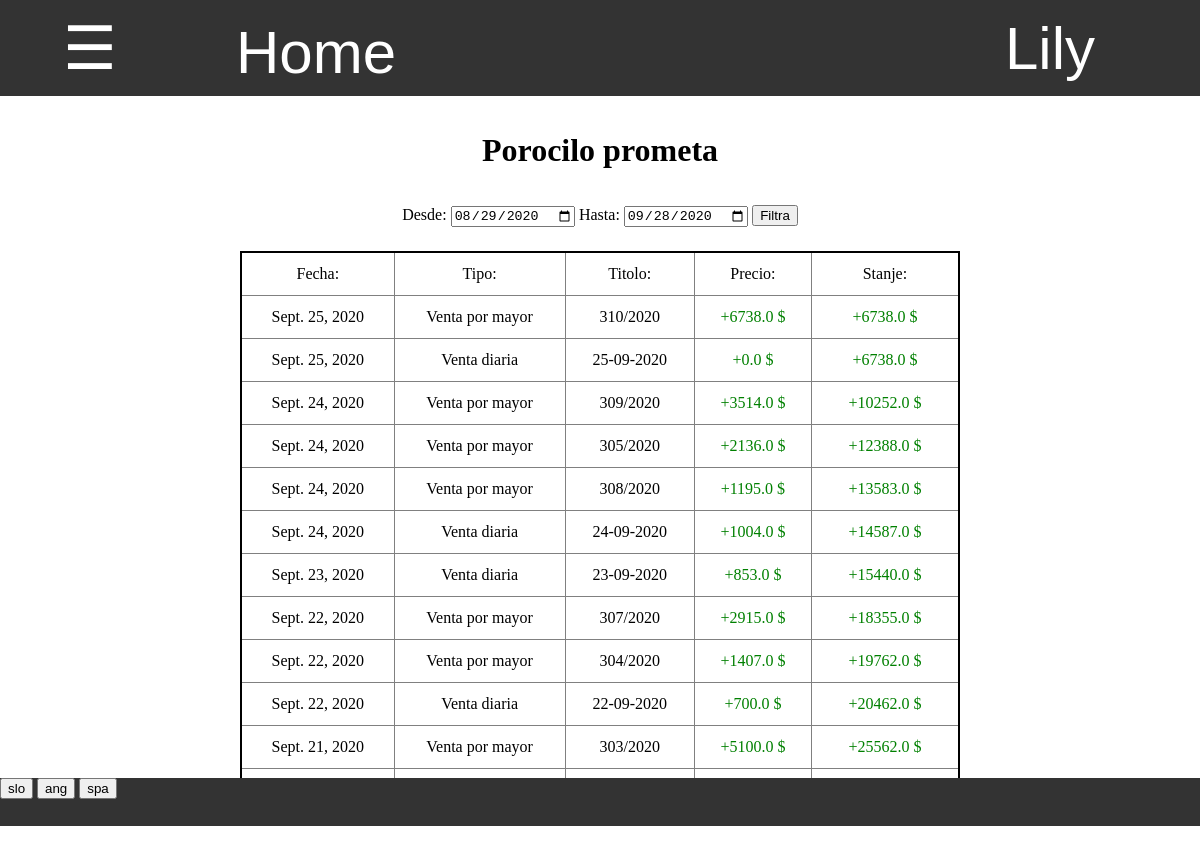
The app's page /zaloga/porocilo/porocilo_prometa (signed in) with its own data.
### program/models.py (models this page shows, shortened)
class Profil(models.Model):
    user = models.OneToOneField(User,on_delete=models.CASCADE)
    jezik =  models.CharField(default="spa",max_length=3, choices=JEZIKI)
    aktivna_zaloga = models.ForeignKey(Zaloga, default=1, on_delete=models.CASCADE)
    dovoljene_zaloge = models.ManyToManyField(Zaloga, related_name = "dovoljene")
    stranka = models.OneToOneField(Stranka, on_delete=models.CASCADE, default=None, null=True, blank=True)
    celo_ime = models.CharField(default="",max_length=40)
    tip_banke = models.CharField(default="",max_length=40)
    stevilka_racuna = models.CharField(default="",max_length=40)
    telefon = models.CharField(default="",max_length=40)

### zaloga/models.py (models this page shows, shortened)
class Baza(models.Model):
    author = models.ForeignKey(User,default=1, on_delete=models.CASCADE)
    title = models.CharField(default="",max_length=15)
    datum = models.DateField(default=timezone.now)
    zaloga = models.ForeignKey(Zaloga, default=1 ,on_delete=models.CASCADE)
    status = models.CharField(default="aktivno",max_length=10)
    sprememba_zaloge = models.IntegerField(default = -1)
    tip = models.CharField(default="prevzem",max_length=20, choices=TIPI_BAZE)
    kontejner = models.OneToOneField(Kontejner,null=True,default=None,blank=True, on_delete=models.CASCADE)
    popust = models.IntegerField(default = None, null=True, blank=True)
    stranka = models.ForeignKey(Stranka, on_delete=models.CASCADE, default=None, null=True, blank=True)
    cas = models.TimeField(default=None,null=True,blank=True)
    dnevna_prodaja = models.ForeignKey(Dnevna_prodaja, on_delete=models.CASCADE, default=None, null=True, blank=True)
    prevoz = models.DecimalField(default=None,null=True,blank=True,max_digits=5, decimal_places=2)
    @property
    def skupno_stevilo(self):
        stevilo = 0
        for vnos in self.vnos_set.all():
            stevilo += vnos.stevilo
        return stevilo
    @property
    def skupna_cena(self):
        try:
            cena = 0
            for vnos in self.vnos_set.all():
                cena += vnos.skupna_cena
            return cena
        except:
            return None
    @property
    def cena_popusta(self):
        try:
            return round(float(self.skupna_cena) * (self.popust / 100))
        except:
            return None
    @property
    def cena_prevoza(self):
        if self.prevoz != None:
            return round(float(self.skupno_stevilo * self.prevoz))
    @property
    def koncna_cena(self):
        try:
            if self.prevoz != None:
                return self.skupna_cena - self.cena_popusta + self.cena_prevoza
            else:
                return self.skupna_cena - self.cena_popusta
        except:
            return None

class Dnevna_prodaja(models.Model):
    zaloga = models.ForeignKey(Zaloga, default=1, on_delete=models.CASCADE)
    prodaja = models.ForeignKey(Prodaja, default=1, on_delete=models.CASCADE)
    datum = models.DateField(default=timezone.now)
    title = models.CharField(default="", max_length=20)
    tip = 'dnevna_prodaja'
    @property
    def skupna_cena(self):
        cena = 0
        for vnos in Vnos.objects.filter(baza__dnevna_prodaja=self,baza__status="veljavno"):
            cena += vnos.cena * vnos.stevilo
        return cena

### zaloga/my_views/stroski_views.py (the view, shortened to what this page needs)
# urls.py: path('porocilo_prometa',stroski_views.porocilo_prometa, name='porocilo_prometa'),
def porocilo_prometa(request):
    danes = datetime.date.today().strftime('%Y-%m-%d')
    pred_mescem =  (datetime.date.today() - datetime.timedelta(days=30)).strftime('%Y-%m-%d')
    od = request.GET.get('od',pred_mescem)
    do = request.GET.get('do', danes)
    stroski = Stroski_Group.objects.all().filter(datum__gte = od, datum__lte = do).order_by('-datum','-pk').prefetch_related('strosek_set')
    vele_prodaje = Baza.objects.all().filter(tip="vele_prodaja",datum__gte=od,datum__lte=do,status="veljavno").order_by('-datum','-pk').prefetch_related('vnos_set')
    dnevne_prodaje = Dnevna_prodaja.objects.all().filter(datum__gte=od,datum__lte=do).order_by('-datum','-pk')
    promet = []
    for vele_prodaja in vele_prodaje.iterator():
        slovar = {
            'tip':'Vele prodaja',
            'znesek':float(vele_prodaja.koncna_cena),
            'title':vele_prodaja.title,
            'datum':vele_prodaja.datum,
        }
        promet.append(slovar)
    for dnevna_prodaja in dnevne_prodaje.iterator():
        slovar = {
            'tip':'Dnevna prodaja',
            'znesek':float(dnevna_prodaja.skupna_cena),
            'title':dnevna_prodaja.title,
            'datum':dnevna_prodaja.datum,
        }
        promet.append(slovar)
    promet = sorted(promet,key = lambda i: (i['datum'],i['tip'],i['znesek']), reverse=True)
    pretok, skupno = pregled_prometa(promet)
    slovar = {
        'pretok':pretok,
        'skupno':skupno,
        'promet':promet,
        'od':od,
        'do':do,
    }
    return pokazi_stran(request,'porocilo/porocilo.html',slovar)

### program/models.py (called while the page is built)
    @property
    def vrni_jezike(self):
        return JEZIKI

### request_funkcije.py (called while the page is built)
def vrni_slovar(request):
    with open('slovar.json') as dat:
        slovar = json.load(dat)
    return slovar

def pokazi_stran(request, html, baze={}):
    je_stranka = False
    program = Program.objects.first()
    zaloga = request.user.profil.aktivna_zaloga
    if request.user.profil.stranka != None:
        je_stranka = True
    slovar = {'je_stranka':je_stranka,'program':program,'slovar':vrni_slovar(request),'jezik':request.user.profil.jezik}
    slovar.update(baze)
    if not 'zaloga' in baze:
        slovar.update({'zaloga':zaloga})
    slovar.update({'zaloga_pk':slovar['zaloga'].pk})
    return render(request, html, slovar)

### zaloga/models.py (called while the page is built)
    @property
    def tipi_prodaj(self):
        return json.loads(self.tipi_prodaje)

    @property
    def skupna_cena(self):
        try:
            return self.stevilo * self.cena
        except:
            return None

### zaloga/my_views/stroski_views.py (called while the page is built)
def pregled_prometa(promet):
    cene, skupno = [], 0
    for sprememba in promet:
        skupno += sprememba['znesek']
        cene.append(skupno)
    return cene, skupno

### zaloga/templatetags/zaloga_exstras.py (called while the page is built)
@register.filter(name="ima_prodajo")
def ima_prodajo(zaloga,prodaja):
    return prodaja in zaloga.tipi_prodaj

@register.filter
def keyvalue(dict, key):
    return dict[key]

### zaloga/templates/porocilo/porocilo.html (shortened to what this page needs)
{% extends 'program/base.html' %}
{% load zaloga_exstras %}
{% block content %}
<h1 style="margin-top:3%"> Porocilo prometa </h1>
<div class="filter" style="margin-top:3%">
    <form action="{% url 'porocilo_prometa' %}" method="GET">
        {{slovar|keyvalue:'Od'|keyvalue:jezik}}: <input type="date" value="{{od}}" name="od">
        {{slovar|keyvalue:'Do'|keyvalue:jezik}}: <input type="date" value="{{do}}" name="do">
        <input type="submit" value="{{slovar|keyvalue:'Filtriraj'|keyvalue:jezik}}">
    </form>
</div>
<div style="margin-top:2%;display:inline-block;width:60%">
    <table class="tabela_vnosov">
        <tr>
            <td> {{slovar|keyvalue:'Datum'|keyvalue:jezik}}: </td>
            <td> {{slovar|keyvalue:'Tip'|keyvalue:jezik}}: </td>
            <td> {{slovar|keyvalue:'Title'|keyvalue:jezik}}: </td>
            <td> {{slovar|keyvalue:'Znesek'|keyvalue:jezik}}: </td>
            <td> {{slovar|keyvalue:'Stanje'|keyvalue:jezik}}: </td>
        </tr>
        {% for sprememba in promet %}
            <tr>
                <td> {{sprememba.datum}} </td>
                <td> {{slovar|keyvalue:sprememba.tip|keyvalue:jezik}} </td>
                <td> {{sprememba.title}} </td>
                {% if sprememba.znesek < 0 %}
                    <td> <div style="color:red">{{sprememba.znesek}} $</div> </td>
                {% else %}
                     <td> <div style="color:green">+{{sprememba.znesek}} $</div> </td>
                {% endif %}
                {% if pretok|keyvalue:forloop.counter0 < 0 %}
                    <td> <div style="color:red">{{pretok|keyvalue:forloop.counter0}} $</div> </td>
                {% else %}
                     <td> <div style="color:green">+{{pretok|keyvalue:forloop.counter0}} $</div> </td>
                {% endif %}
            </tr>
        {% endfor %}
    </table>
</div>
{% endblock %}

### program/templates/program/base.html (shortened to what this page needs)
{% load staticfiles %}
{% load zaloga_exstras %}
<html>
    <head>
        <link rel="stylesheet" href="{% static 'css/footer.css' %}">
        <link rel="stylesheet" href="{% static 'css/osnovno.css' %}">
    </head>
    <body>
        {% include "css/navbar.html" %}
        <div id="body" style=";width:100%;height:85.2%;vertical-align:top;text-align:center;overflow:auto">
            {% block content %}
            {% endblock %}
        </div>
        <div class="footer">
            {% for jezik in program.vrni_jezike %}
                <form style="display:inline-block" action="{% url 'spremeni_jezik' %}" method="POST">
                    <input type="submit" value="{{jezik.0}}">
                </form>
            {% endfor %}
        </div>
    </body>
</html>

### program/templates/css/navbar.html (shortened to what this page needs)
{% load zaloga_exstras %}
<div id="navbar" class="navbar">
    {% if je_stranka %}
        <div style="display:inline-block;width:28%"><a href="{% url 'stranka_pregled_narocil' %}" style="width:100%"> Pregled narocil </a></div>
        <div style="display:inline-block;width:22%"><a href="{% url 'stranka_zgodovina' %}" style="width:100%"> Zgodovina </a></div>
        <a style="width:15%" href="/">Home</a>
    {% else %}
        <button onclick="odpri()" class="nav" style="width:15%"> ☰ </button>
        <a style="width:20%" href="/">Home</a>
    {% endif %}
    <div class="racun dropdown" id="racun">
        <button class="dropbtn" >{{ user.get_username }}
        </button>
    </div>
</div>

### program/static/css/footer.css (style rules this page uses)
div.footer { display:block; width:100%; height:6%; background:#333; }
div { margin: 0%; padding: 0%; }
div input { margin: 0%; }
div form { margin:0%; padding: 0% }

### program/templates/program/base.html (style rules this page uses)
body { margin: 0%; padding: 0%; overflow:hidden; }
div { margin: 0%; padding: 0%; }

### program/templates/css/tabele.html (style rules this page uses)
table.tabela_vnosov { width:100%; border-spacing:0; border: 2px solid black; border-collapse: collapse; padding:0.5%; table-layout:"fixed" }
table.tabela_vnosov td { font-size: 100%; text-align: center; border: 1px solid grey; padding: 1vmin; border-collapse: collapse; }

### program/templates/css/navbar.html (style rules this page uses)
.navbar { overflow: hidden; background-color: #333; font-family: Arial; height:12% }
.navbar a { float: left; font-size: 5vmin; color: white; text-align: center; padding: 18px 16px; text-decoration:none; height:100%; }
.navbar .dropdown, .nav { float: left; height:100%; width:100%; margin:0; overflow:hidden; }
.navbar .dropdown .dropbtn, .nav { font-size: 5vmin; border: none; outline: none; color: white; padding: 12px 16px; width:100%; height:100%; background-color: inherit; font-family: inherit; margin: 0; }
.navbar .racun { float:right; width:300px; overflow:hidden }

### records on screen
Profil: jezik "Desde", jezik "Hasta", jezik "Filtra", jezik "Fecha", jezik "Tipo", jezik "Titolo", jezik "Precio", jezik "Stanje", promet "Venta por mayor" "Venta diaria" "Venta por mayor" "Venta por mayor" "Venta por mayor" "Venta diaria" "Venta diaria" "Venta por mayor" "Venta por mayor" "Venta diaria" "Venta por mayor"
Dnevna_prodaja: datum "Sept. 25, 2020", title "25-09-2020"
Dnevna_prodaja: datum "Sept. 24, 2020", title "24-09-2020"
Dnevna_prodaja: datum "Sept. 23, 2020", title "23-09-2020"
Dnevna_prodaja: datum "Sept. 22, 2020", title "22-09-2020"

### other values on screen
{{ user.get_username }} "Lily"
{{ sprememba.znesek }} "6738.0" "0.0" "3514.0" "2136.0" "1195.0" "1004.0" "853.0" "2915.0" "1407.0" "700.0" "5100.0"
{{ pretok|keyvalue:forloop.counter0 }} "6738.0" "6738.0" "10252.0" "12388.0" "13583.0" "14587.0" "15440.0" "18355.0" "19762.0" "20462.0" "25562.0"
